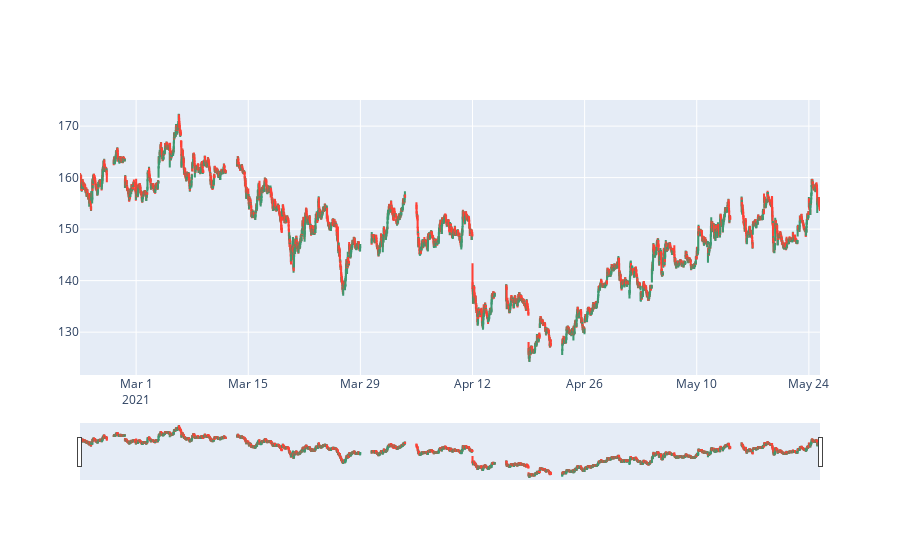

Notebook code for this chart:
### Code cell
figure(figsize=(20, 6), dpi=80)
fig = go.Figure(data=[go.Candlestick(x=df['TimeDate'],
                open=df['Open'],
                high=df['High'],
                low=df['Low'],
                close=df['Close'])])
fig.update_xaxes(
        rangeslider_visible=True,
        rangebreaks=[
            # NOTE: Below values are bound (not single values), ie. hide x to y
            dict(bounds=["sat", "mon"]),  # hide weekends, eg. hide sat to before mon
            dict(bounds=[15.5, 9.25], pattern="hour"),  # hide hours outside of 9.30am-4pm
             #dict(values=["2021-12-25", "2021-1-26","2021-3-11","2021-3-29","2021-4-02","2021-4-14","2021-4-21","2021-05-13","2021-07-21","2021-8-19","2021-09-10","2021-10-15","2021-11-05",])  # hide holidays (Christmas and New Year's, etc)
        ]
    )

fig.show()

### Figure 1 — Plotly figure (JSON) as saved in the notebook; plotly's stock layout.template omitted (floating-point values rounded to 4 significant figures; data arrays with more than 128 entries replaced by an {"elided": "..."} marker saying what was removed)
{"data": [{"close": {"elided": "4454 float values"}, "high": {"elided": "4454 float values"}, "low": {"elided": "4454 float values"}, "open": {"elided": "4454 float values"}, "type": "candlestick", "x": {"elided": "4454 str values"}}], "layout": {"xaxis": {"rangebreaks": [{"bounds": ["sat", "mon"]}, {"bounds": [15.5, 9.25], "pattern": "hour"}], "rangeslider": {"visible": true}}}}
